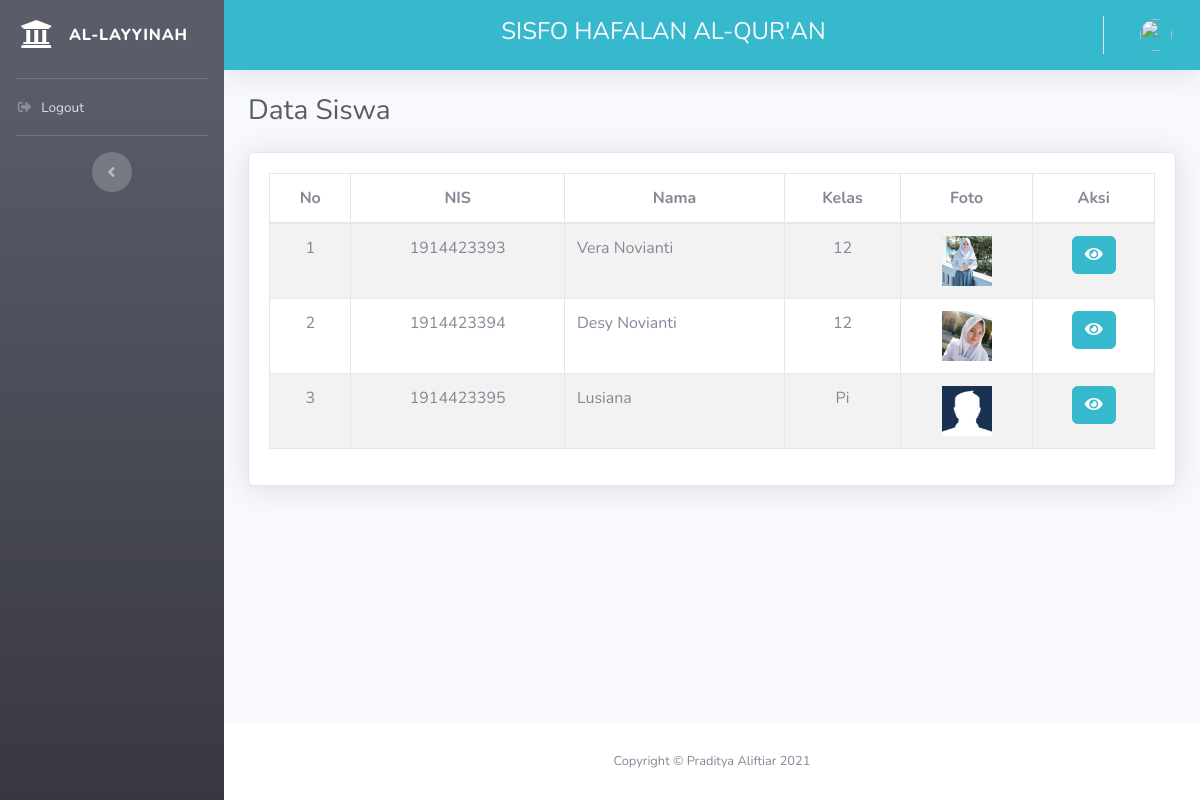
Screenshot of /index.php/guru/data_siswa with the database file from the repository.
### tables this page shows
CREATE TABLE `siswa` (
  `id` int(11) NOT NULL,
  `nis` varchar(12) NOT NULL,
  `nama` varchar(25) NOT NULL,
  `kelas` varchar(2) NOT NULL,
  `username` varchar(20) NOT NULL,
  `password` varchar(100) NOT NULL,
  `foto` text NOT NULL,
  `role` int(1) NOT NULL
);

### application/controllers/Guru.php (called while the page is built, shortened)
<?php
class Guru extends CI_Controller
{
    public function data_siswa()
    {
        $data['title'] = 'Data Siswa';
        $data['user']  = $this->db->get_where('guru', ['username'
        => $this->session->userdata('username')])->row_array();
        $data['siswa'] = $this->db->get('siswa')->result();
        $this->load->view('guru/data-siswa', $data);
    }
}

### index.php (called while the page is built, shortened)
<?php
require_once BASEPATH.'core/CodeIgniter.php';

### application/views/guru/data-siswa.php (the view, shortened to what this page needs)
<div class="container-fluid">
    <h1 class="h3 mb-4 text-gray-800"><?= $title ?></h1>
    <div class="card shadow mb-4">
        <div class="card-body">
            <div class="table-responsive">
                <table class="table table-bordered table-hover table-striped" id="dataTable" width="100%">
                    <thead>
                        <tr>
                            <th class="text-center">No</th>
                            <th class="text-center">NIS</th>
                            <th class="text-center">Nama</th>
                            <th class="text-center">Kelas</th>
                            <th class="text-center">Foto</th>
                            <th class="text-center">Aksi</th>
                        </tr>
                    </thead>
                    <tbody>
                        <?php
                        $no = 1;
                        foreach ($siswa as $s) : ?>
                            <tr>
                                <td class="text-center"><?= $no++ ?></td>
                                <td class="text-center"><?= $s->nis ?></td>
                                <td><?= $s->nama ?></td>
                                <td class="text-center"><?= $s->kelas ?></td>
                                <td class="text-center">
                                    <img src="<?= base_url('assets/img/profile/') . $s->foto ?>" width="50px" height="50px">
                                </td>
                                <td class="text-center">
                                    <a class="btn btn-info" href="<?= base_url('guru/detail_siswa/') . $s->nis ?>">
                                        <i class="fa fa-eye"></i>
                                    </a>
                                </td>
                            </tr>
                        <?php endforeach; ?>
                    </tbody>
                </table>
            </div>
        </div>
    </div>
</div>
</div>

### rows the page displays
siswa: nis "1914423393", nama "Vera Novianti", kelas "12", foto (picture)
siswa: nis "1914423394", nama "Desy Novianti", kelas "12", foto (picture)
siswa: nis "1914423395", nama "Lusiana", kelas "Pi", foto (placeholder picture)

### other values shown
$title "Data Siswa"
